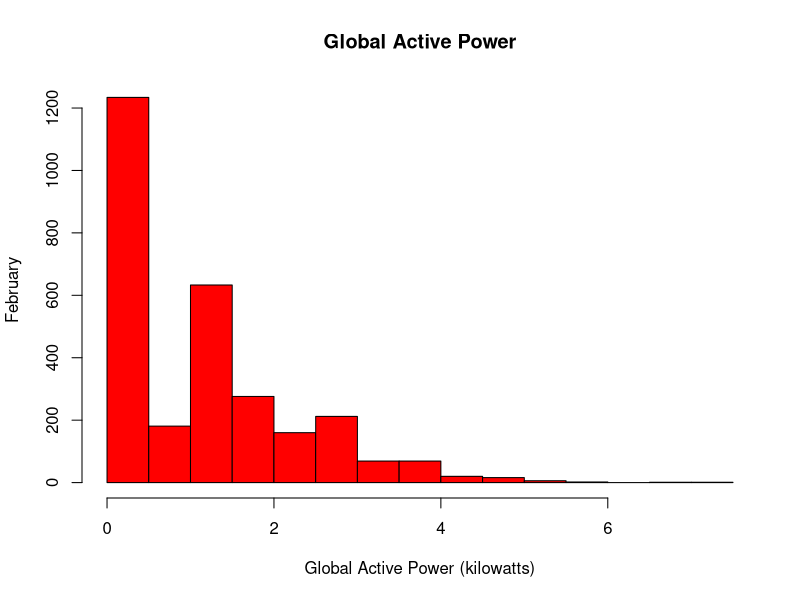

Recreate this plot in R.
#-----------------------------------------------------------------------------
# PLOT 1
#-----------------------------------------------------------------------------


#-----------------------------------------------------------------------------
# I MANUALLY REMOVED ALL QUOTES IN THE TEXT FILE, SO READ IN THIS DATASET.
# I ALREADY FILTERED TO JUST INCLUDE 1 AND 2 FENRUARY 2007.
#-----------------------------------------------------------------------------
data = read.table("household_power_consumption_filtered_noquotes.txt",
	header=TRUE,sep=",")
data[1:5,]
colnames(data)

#  [1] "Index"                 "Date"                  "Time"                 
#  [4] "Global_active_power"   "Global_reactive_power" "Voltage"              
#  [7] "Global_intensity"      "Sub_metering_1"        "Sub_metering_2"       
# [10] "Sub_metering_3"


#-----------------------------------------------------------------------------
# CHECK THAT THE COLUMNS ARE NUMERIC - ALL BUT DATE AND TIME ARE.
#-----------------------------------------------------------------------------
is.numeric(data[,1])
is.numeric(data[,2])
is.numeric(data[,3])
is.numeric(data[,4])
is.numeric(data[,5])
is.numeric(data[,6])
is.numeric(data[,7])
is.numeric(data[,8])
is.numeric(data[,9])


#-----------------------------------------------------------------------------
# PLOT 1
#-----------------------------------------------------------------------------
hist(data$Global_active_power,xlab="Global Active Power (kilowatts)",
	ylab="February",main="Global Active Power",col="red")
dev.copy(png,file="plot1.png")
dev.off()